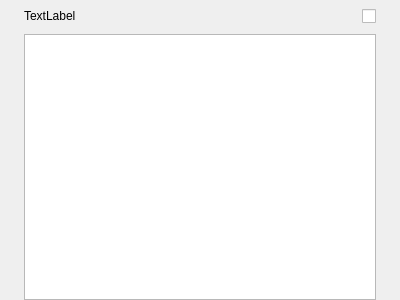
<?xml version="1.0" encoding="UTF-8"?>
<ui version="4.0">
 <class>MaskSettingWidget</class>
 <widget class="QWidget" name="MaskSettingWidget">
  <property name="geometry">
   <rect>
    <x>0</x>
    <y>0</y>
    <width>400</width>
    <height>300</height>
   </rect>
  </property>
  <property name="windowTitle">
   <string>Form</string>
  </property>
  <layout class="QHBoxLayout" name="horizontalLayout">
   <property name="spacing">
    <number>0</number>
   </property>
   <property name="leftMargin">
    <number>0</number>
   </property>
   <property name="topMargin">
    <number>0</number>
   </property>
   <property name="rightMargin">
    <number>0</number>
   </property>
   <property name="bottomMargin">
    <number>0</number>
   </property>
   <item>
    <widget class="QWidget" name="mainWidget" native="true">
     <layout class="QVBoxLayout" name="verticalLayout">
      <property name="spacing">
       <number>0</number>
      </property>
      <property name="leftMargin">
       <number>0</number>
      </property>
      <property name="topMargin">
       <number>0</number>
      </property>
      <property name="rightMargin">
       <number>0</number>
      </property>
      <property name="bottomMargin">
       <number>0</number>
      </property>
      <item>
       <layout class="QHBoxLayout" name="horizontalLayout_2">
        <property name="spacing">
         <number>0</number>
        </property>
        <item>
         <spacer name="horizontalSpacer_2">
          <property name="orientation">
           <enum>Qt::Horizontal</enum>
          </property>
          <property name="sizeType">
           <enum>QSizePolicy::Fixed</enum>
          </property>
          <property name="sizeHint" stdset="0">
           <size>
            <width>24</width>
            <height>20</height>
           </size>
          </property>
         </spacer>
        </item>
        <item>
         <widget class="QLabel" name="mask_label">
          <property name="minimumSize">
           <size>
            <width>0</width>
            <height>20</height>
           </size>
          </property>
          <property name="maximumSize">
           <size>
            <width>16777215</width>
            <height>20</height>
           </size>
          </property>
          <property name="text">
           <string>TextLabel</string>
          </property>
         </widget>
        </item>
        <item>
         <spacer name="horizontalSpacer_3">
          <property name="orientation">
           <enum>Qt::Horizontal</enum>
          </property>
          <property name="sizeHint" stdset="0">
           <size>
            <width>40</width>
            <height>20</height>
           </size>
          </property>
         </spacer>
        </item>
        <item>
         <widget class="QCheckBox" name="maskEnable_checkBox">
          <property name="minimumSize">
           <size>
            <width>32</width>
            <height>32</height>
           </size>
          </property>
          <property name="maximumSize">
           <size>
            <width>32</width>
            <height>32</height>
           </size>
          </property>
          <property name="layoutDirection">
           <enum>Qt::RightToLeft</enum>
          </property>
          <property name="text">
           <string/>
          </property>
         </widget>
        </item>
        <item>
         <spacer name="horizontalSpacer">
          <property name="orientation">
           <enum>Qt::Horizontal</enum>
          </property>
          <property name="sizeType">
           <enum>QSizePolicy::Fixed</enum>
          </property>
          <property name="sizeHint" stdset="0">
           <size>
            <width>24</width>
            <height>20</height>
           </size>
          </property>
         </spacer>
        </item>
       </layout>
      </item>
      <item>
       <spacer name="verticalSpacer_2">
        <property name="orientation">
         <enum>Qt::Vertical</enum>
        </property>
        <property name="sizeType">
         <enum>QSizePolicy::Fixed</enum>
        </property>
        <property name="sizeHint" stdset="0">
         <size>
          <width>20</width>
          <height>2</height>
         </size>
        </property>
       </spacer>
      </item>
      <item>
       <layout class="QHBoxLayout" name="horizontalLayout_3">
        <property name="spacing">
         <number>0</number>
        </property>
        <item>
         <spacer name="horizontalSpacer_4">
          <property name="orientation">
           <enum>Qt::Horizontal</enum>
          </property>
          <property name="sizeType">
           <enum>QSizePolicy::Fixed</enum>
          </property>
          <property name="sizeHint" stdset="0">
           <size>
            <width>24</width>
            <height>20</height>
           </size>
          </property>
         </spacer>
        </item>
        <item>
         <widget class="QListWidget" name="mask_listWidget">
          <property name="sizePolicy">
           <sizepolicy hsizetype="Preferred" vsizetype="Preferred">
            <horstretch>0</horstretch>
            <verstretch>0</verstretch>
           </sizepolicy>
          </property>
         </widget>
        </item>
        <item>
         <spacer name="horizontalSpacer_5">
          <property name="orientation">
           <enum>Qt::Horizontal</enum>
          </property>
          <property name="sizeType">
           <enum>QSizePolicy::Fixed</enum>
          </property>
          <property name="sizeHint" stdset="0">
           <size>
            <width>24</width>
            <height>20</height>
           </size>
          </property>
         </spacer>
        </item>
       </layout>
      </item>
     </layout>
    </widget>
   </item>
  </layout>
 </widget>
 <resources/>
 <connections/>
</ui>
